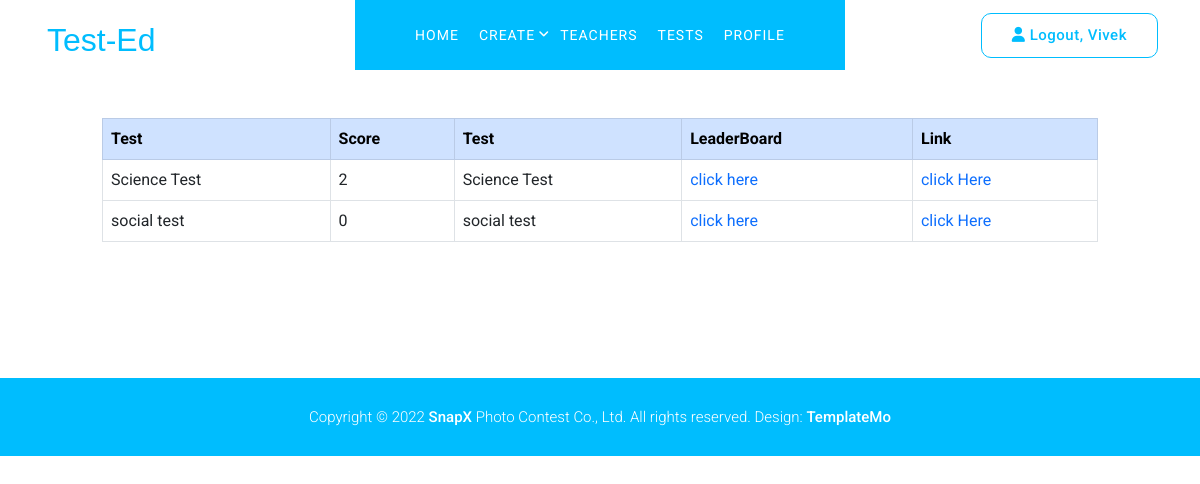
Page /users/profile (signed in) on the committed database.
### tests/models.py (models this page shows, shortened)
class TestScore(models.Model):
    user=models.ForeignKey(User,null=True,on_delete=models.CASCADE)
    score=models.IntegerField(default=0,null=True)
    test=models.ForeignKey(Test,null=True,on_delete=models.CASCADE)
    date_created=models.DateTimeField(auto_now_add=True)

class Test(models.Model):
    title=models.CharField(max_length=50)
    questions=models.ManyToManyField(Questions,blank=True,default=None)
    attempts=models.IntegerField(default=1)
    subjects=models.ForeignKey(Subjects,null=True,on_delete=models.CASCADE)
    teacher=models.ForeignKey('user.Teachers',on_delete=models.CASCADE,null=True,related_name='teacher')
    def __str__(self):
        return self.title

### utilities/helpers.py (the view)
    def wrapper(request,*args,**kwargs):
        data=func(request,*args,**kwargs)
        request.session['url']=request.path
        return data

### user/views.py (called while the page is built)
@setRedirectUrl
@login_required(login_url='login')
def Profile(request):
    tests=TestScore.objects.filter(user=request.user)
    context={'tests':tests}
    return render(request,'user/profile.html',context)

### utilities/helpers.py (called while the page is built)
def setRedirectUrl(func):
    def wrapper(request,*args,**kwargs):
        data=func(request,*args,**kwargs)
        request.session['url']=request.path
        return data
    return wrapper

### templates/user/profile.html
{% extends 'main.html' %}{% block content %}
<div class="row justify-content-md-center mt-5">
  <div class="col-10">
    <table class="table table-hover table-bordered table-responsive">
      <tbody>
        <tr class="table-primary">
          <th scope="col">Test</th>
          <th scope="col">Score</th>
          <th scope="col">Test</th>
          <th scope="col">LeaderBoard</th>
          <th scope="col">Link</th>
        </tr>
        {% for test in tests %}
        <tr>
          <td>{{test.test}}</td>
          <td>{{test.score}}</td>
          <td>{{test.test}}</td>
          <td><a href="{% url 'leaderboard' test.test.id %}">click here</a></td>
          <td><a href="{% url 'startTest' test.id %}">click Here</a></td>
        </tr>
        {% endfor %}
      </tbody>
    </table>
  </div>
</div>
{% endblock %}

### templates/navbar.html (shortened to what this page needs)
{% load static %}
<header class="header-area header-sticky position-sticky">
  <div class="container">
    <div class="row">
      <div class="col-12">
        <nav class="main-nav">
          <a class="logo my-auto" href="{% url 'home' %}">
            <span class="logo custom-logo"> Test-Ed </span>
          </a>
          <ul class="nav">
            <li><a href="{% url 'home' %}" class="active">Home</a></li>
            {% if request.user.is_staff %}
            <li class="has-sub">
              <a href="javascript:void(0)">Create</a>
            </li>
            {% endif %}
            {% if request.user.is_superuser %}
                <li><a href="{% url 'getteacher' %}">Teachers</a></li>
                {% endif %}
            <li><a href="{% url 'testList' %}">Tests</a></li>
            <li><a href="{% url 'profile' %}">Profile</a></li>
          </ul>
          {% if request.user.is_authenticated %}
          <div class="border-button">
            <a id="modal_trigger" href="{% url 'logout' %}" class="sign-in-up"
              ><i class="fa fa-user"></i> Logout, {{ request.user }}</a
            >
          </div>
          {% else %}
          <div class="border-button">
            <a id="modal_trigger" href="{% url 'login' %}" class="sign-in-up"
              ><i class="fa fa-user"></i> Sign In/Up</a
            >
          </div>
          {% endif %}
        </nav>
      </div>
    </div>
  </div>
</header>

### TestEd/static/custom.css (style rules this page uses)
a { color: #00bdfe; }
.custom-logo { font-size: 32px; padding: 5px; font-family: "Lucida Sans", "Lucida Sans Regular", "Lucida Grande", "Lucida Sans Unicode", Geneva, Verdana, sans-serif; color: #00bdfe; }

### TestEd/static/assets/css/templatemo-snapx-photography.css (style rules this page uses)
html, body, div, span, applet, object, iframe, h1, h2, h3, h4, h5, h6, p, blockquote, div pre, a, abbr, acronym, address, big, cite, code, del, dfn, em, font, img, ins, kbd, q, s, samp, small, strike, strong, sub, sup, tt, var, b, u, i, center, dl, dt, dd, ol, ul, li, figure, header, nav, section, article, aside, footer, figcaption { margin: 0; padding: 0; border: 0; outline: 0; }
ul, li { padding: 0; margin: 0; list-style: none; }
header, nav, section, article, aside, footer, hgroup { display: block; }
* { box-sizing: border-box; }
html, body { font-family: "Roboto", sans-serif; font-weight: 400; background-color: #fff; font-size: 16px; -ms-text-size-adjust: 100%; -webkit-font-smoothing: antialiased; -moz-osx-font-smoothing: grayscale; }
a { text-decoration: none !important; }
ul { margin-bottom: 0px; }
html, body { background: #fff; font-family: "Roboto", sans-serif; }
.border-button a { font-size: 15px; color: #00bdfe; background-color: transparent; border: 1px solid #00bdfe; padding: 10px 30px; display: inline-block; border-radius: 10px; font-weight: 500; text-transform: capitalize; letter-spacing: 0.5px; transition: all 0.3s; }
.header-area { background-color: #fff; position: absolute; height: 70px; top: 0; left: 0; right: 0; z-index: 100; -webkit-transition: all 0.5s ease 0s; -moz-transition: all 0.5s ease 0s; -o-transition: all 0.5s ease 0s; transition: all 0.5s ease 0s; }
.header-area .main-nav { min-height: 80px; background: transparent; display: flex; }
.header-area .main-nav .logo { margin-top: 9px; flex-basis: 20%; -webkit-transition: all 0.3s ease 0s; -moz-transition: all 0.3s ease 0s; -o-transition: all 0.3s ease 0s; transition: all 0.3s ease 0s; }
.header-area .main-nav .nav { flex-basis: 60%; height: 70px; margin-top: 0px; margin-right: 0px; -webkit-transition: all 0.3s ease 0s; -moz-transition: all 0.3s ease 0s; -o-transition: all 0.3s ease 0s; transition: all 0.3s ease 0s; position: relative; z-index: 999; }
.nav { justify-content: center; }
.header-area .main-nav .nav li:first-child { padding-left: 60px; }
.header-area .main-nav .nav li:last-child { padding-right: 60px; }
.header-area .main-nav .nav li { padding-left: 30px; padding-right: 30px; background-color: #00bdfe; }
.header-area .main-nav .nav li a { display: block; font-weight: 400; font-size: 14px; text-transform: uppercase; color: #fff; -webkit-transition: all 0.3s ease 0s; -moz-transition: all 0.3s ease 0s; -o-transition: all 0.3s ease 0s; transition: all 0.3s ease 0s; height: 70px; line-height: 70px; border: transparent; letter-spacing: 1px; }
.header-area .main-nav .border-button { flex-basis: 20%; margin-top: 13px; text-align: right; }
.header-area .main-nav .nav li:hover a, .header-area .main-nav .nav li a.active { color: #fff; }
.header-area .main-nav .nav li.has-sub { position: relative; padding-right: 15px; }
.header-area .main-nav .nav li.has-sub:after { font-family: FontAwesome; content: "\f107"; font-size: 12px; color: #fff; position: absolute; right: 2px; top: 25px; }
.header-area.header-sticky { min-height: 70px; }
.header-area.header-sticky .nav li a.active { color: #fff; }
@media (max-width: 1200px) { .header-area .main-nav .nav li { padding-left: 10px; padding-right: 10px; } }
@media (max-width: 1200px) { .header-area .main-nav:before { display: none; } }
body { overflow-x: hidden; }

### rows in the picture
TestScore: test "Science Test", score "2"
TestScore: test "social test", score "0"

### other values in the picture
{{ request.user }} "Vivek"
